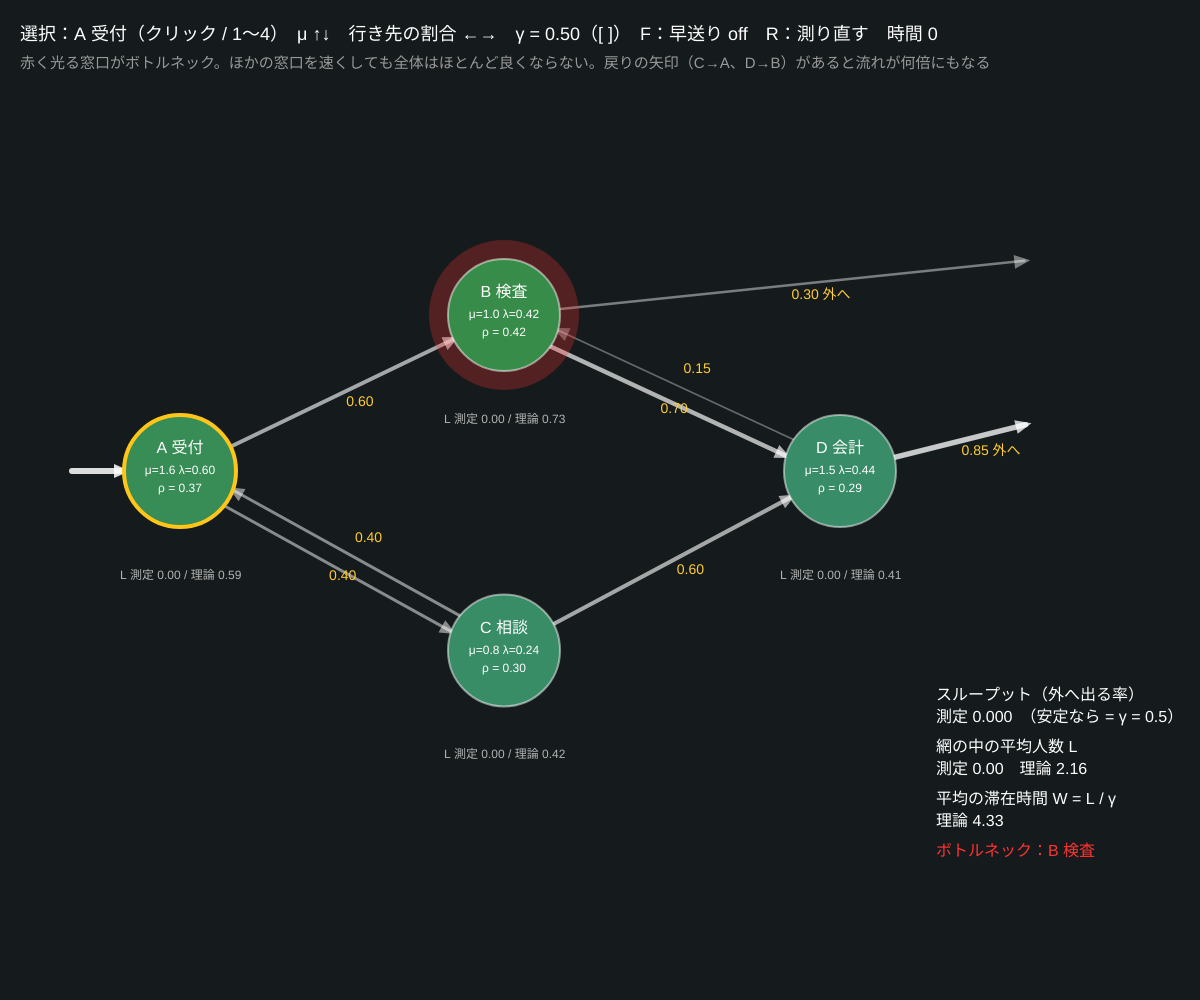
Frame 1 (no input)
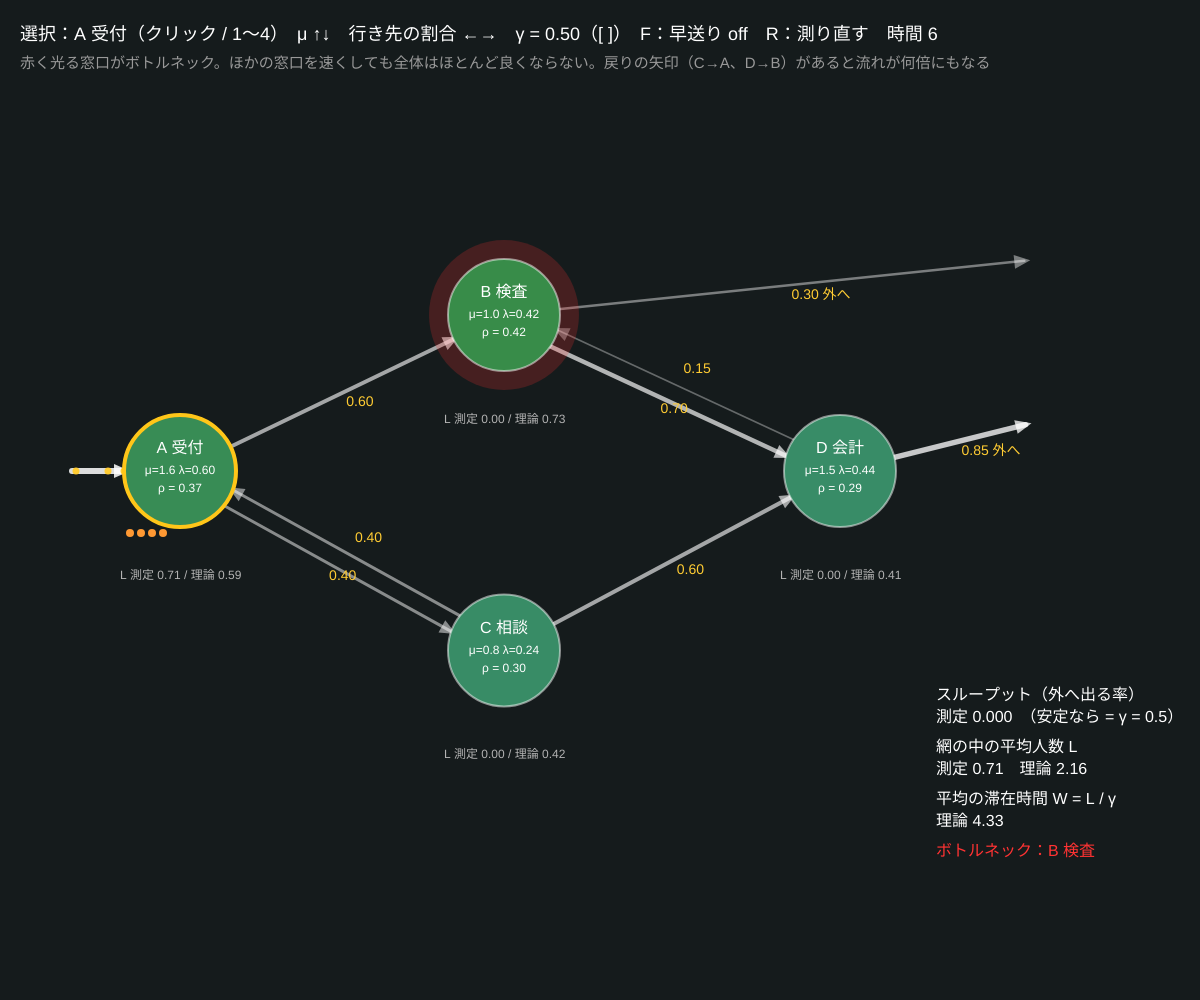
Frame 60 (no input)
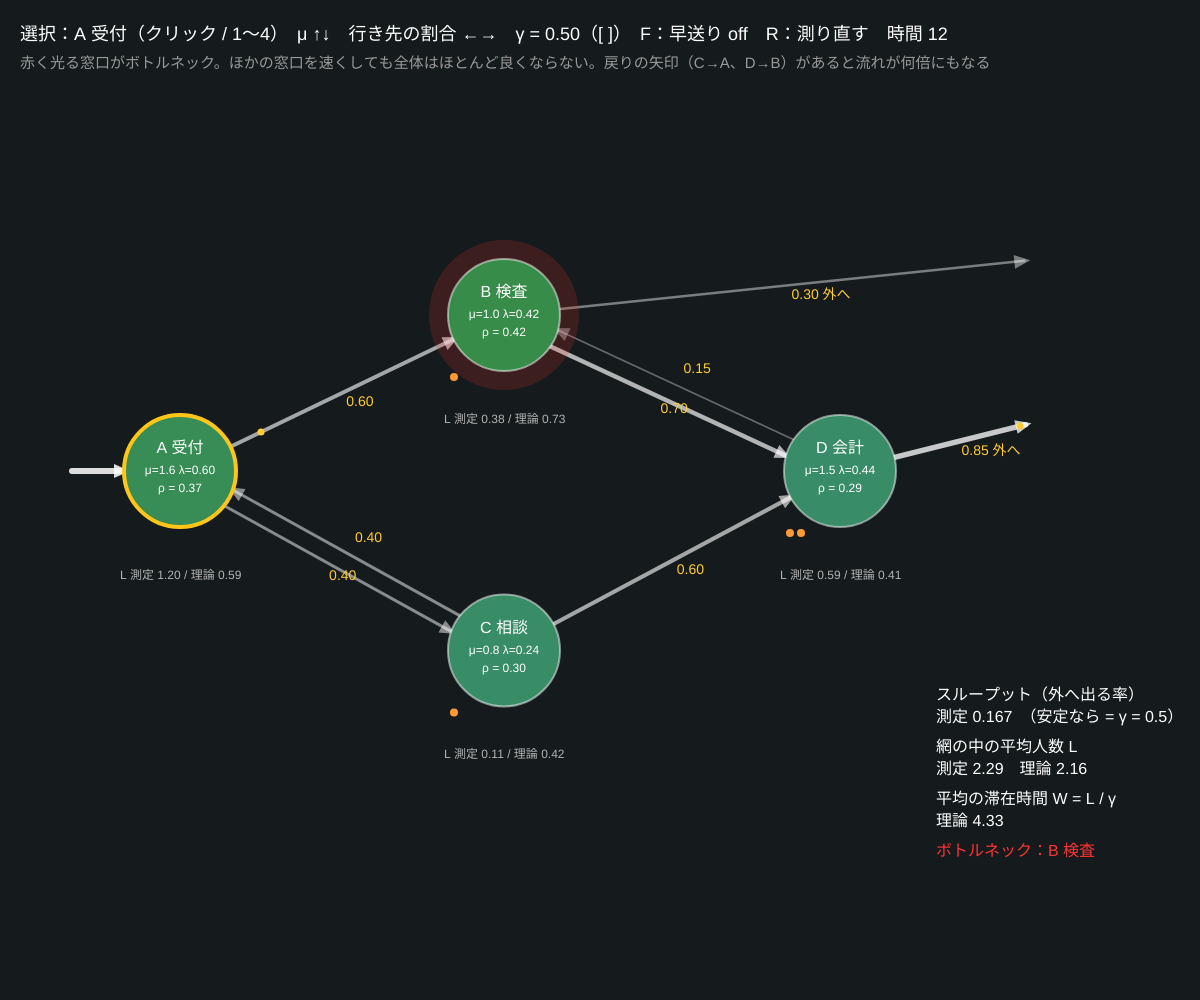
Frame 120 (the mouse pressed at the canvas centre since frame 60)

The p5.js sketch that drew these frames (run headless with seeded random() and noise() and a simulated clock; from frame 60 on, the mouse is pressed at the canvas centre):

// p5.js sketch
// ── sketch.js
// ============================================
// 10 ネットワーク待ち行列（ジャクソン網）
// 窓口 A〜D がつながった網。外から A に客が来て、終わると確率で次の窓口へ進むか、外へ出る（戻ってくることもある）
//   各窓口に流れこむ量 λ_i は「流れの式」λ = 外からの到着 + Σ λ_j × (j から i へ行く確率) で決まる
//   ジャクソンの定理：各窓口はそれぞれ M/M/1（L_i = ρ_i/(1−ρ_i)）として計算できる。ρ が最大の窓口 = ボトルネック
// クリック / 1〜4 = 窓口を選ぶ / ↑↓ = その窓口の μ / ←→ = その窓口の行き先の割合 / [ ] = 外からの到着 γ / F = 早送り / R = 測り直す
// ============================================

let gamma = 0.5;            // ★ 外から A への到着率
let nodes = [];
let sel = 0, fast = false;
let simT, nextExt, flying, exits, areaTot, dropped;

function setup() {
  createCanvas(windowWidth, windowHeight);
  colorMode(HSB, 360, 100, 100, 100);
  // ★ 窓口：名前・位置（画面に対する割合）・サービス率・行き先 2 つ（-1 = 外へ）・1 つ目へ行く確率
  nodes = [
    { name: 'A 受付', px: 0.15, py: 0.45, mu: 1.6, outs: [1, 2], s: 0.6 },
    { name: 'B 検査', px: 0.42, py: 0.25, mu: 1.0, outs: [3, -1], s: 0.7 },
    { name: 'C 相談', px: 0.42, py: 0.68, mu: 0.8, outs: [3, 0], s: 0.6 },
    { name: 'D 会計', px: 0.7, py: 0.45, mu: 1.5, outs: [-1, 1], s: 0.85 },
  ];
  resetSim();
}
function resetSim() {
  simT = 0; nextExt = expRand(gamma); flying = []; exits = 0; areaTot = 0; dropped = 0;
  for (let n of nodes) { n.q = 0; n.next = Infinity; n.area = 0; n.done = 0; }
}
function pos(n) { return { x: n.px * width, y: 120 + n.py * (height - 220) }; }

// ★ 流れの式を繰り返し代入で解く
function solveFlows() {
  let lam = [gamma, 0, 0, 0];
  for (let it = 0; it < 500; it++) {
    let nw = [gamma, 0, 0, 0];
    for (let j = 0; j < 4; j++) {
      let o = nodes[j].outs, s = nodes[j].s;
      if (o[0] >= 0) nw[o[0]] += lam[j] * s;
      if (o[1] >= 0) nw[o[1]] += lam[j] * (1 - s);
    }
    lam = nw;
  }
  return lam;
}

function arriveAt(i) {
  let n = nodes[i];
  if (n.q >= 400) { dropped++; return; }
  n.q++;
  if (n.q === 1) n.next = simT + expRand(n.mu);
}
function advance(tEnd) {
  while (true) {
    let tn = nextExt, who = -1;
    for (let i = 0; i < 4; i++) if (nodes[i].next < tn) { tn = nodes[i].next; who = i; }
    if (tn > tEnd) break;
    let tot = 0; for (let n of nodes) { n.area += n.q * (tn - simT); tot += n.q; }
    areaTot += tot * (tn - simT); simT = tn;
    if (who < 0) { arriveAt(0); nextExt = simT + expRand(gamma); if (flying.length < 80) flying.push({ a: -1, b: 0, f: 0 }); continue; }
    let n = nodes[who];
    n.q--; n.done++;
    n.next = n.q > 0 ? simT + expRand(n.mu) : Infinity;
    let to = Math.random() < n.s ? n.outs[0] : n.outs[1];
    if (to < 0) exits++; else arriveAt(to);
    if (flying.length < 80) flying.push({ a: who, b: to, f: 0 });
  }
  let dt = tEnd - simT, tot = 0;
  for (let n of nodes) { n.area += n.q * dt; tot += n.q; }
  areaTot += tot * dt; simT = tEnd;
}

function draw() {
  background(185, 25, 11);
  advance(simT + (fast ? 120 : 6) / 60);
  let lam = solveFlows();
  let rhos = lam.map((l, i) => l / nodes[i].mu);
  let bott = rhos.indexOf(max(...rhos));

  // ---- 矢印（行き先と確率）
  for (let i = 0; i < 4; i++) {
    let n = nodes[i], a = pos(n);
    for (let k = 0; k < 2; k++) {
      let p = k === 0 ? n.s : 1 - n.s, to = n.outs[k];
      let b = to < 0 ? { x: width * 0.9, y: a.y - 60 } : pos(nodes[to]);
      let bend = to >= 0 && nodes[to].outs.includes(i) ? 30 : 0;
      drawArrow(a, b, p, bend, to < 0 ? '外へ' : '');
    }
  }
  let e = pos(nodes[0]); drawArrow({ x: 20, y: e.y }, e, 1, 0, '');
  // ---- 移動中の客（見た目だけ）
  noStroke();
  for (let f of flying) {
    f.f += 0.05;
    let a = f.a < 0 ? { x: 20, y: e.y } : pos(nodes[f.a]);
    let b = f.b < 0 ? { x: width * 0.9, y: a.y - 60 } : pos(nodes[f.b]);
    fill(45, 80, 100); circle(lerp(a.x, b.x, f.f), lerp(a.y, b.y, f.f), 7);
  }
  flying = flying.filter((f) => f.f < 1);
  // ---- 窓口
  for (let i = 0; i < 4; i++) {
    let n = nodes[i], p = pos(n), r = rhos[i];
    if (i === bott) { fill(0, 80, 100, 25 + 15 * sin(frameCount * 0.1)); circle(p.x, p.y, 150); }
    stroke(i === sel ? color(45, 90, 100) : color(0, 0, 100, 50)); strokeWeight(i === sel ? 4 : 2);
    fill(r >= 1 ? color(0, 70, 60) : color(200 - r * 160, 60, 55)); circle(p.x, p.y, 112);
    noStroke(); fill(0, 0, 100); textAlign(CENTER, CENTER); textSize(16); text(n.name, p.x, p.y - 22);
    textSize(12);
    text('μ=' + nf(n.mu, 1, 1) + ' λ=' + nf(lam[i], 1, 2), p.x, p.y);
    text('ρ = ' + nf(r, 1, 2), p.x, p.y + 18);
    textAlign(LEFT, BASELINE);
    for (let k = 0; k < min(n.q, 30); k++) { fill(30, 80, 100); circle(p.x - 50 + (k % 10) * 11, p.y + 62 + floor(k / 10) * 11, 8); }
    let Lm = n.area / max(simT, 1e-9), Lt = r < 1 ? r / (1 - r) : Infinity;
    fill(0, 0, 70); textSize(12); text('L 測定 ' + nf(Lm, 1, 2) + ' / 理論 ' + (Lt === Infinity ? '∞' : nf(Lt, 1, 2)), p.x - 60, p.y + 108);
  }

  // ---- 全体
  let Ltot = 0, stable = true;
  for (let r of rhos) { if (r >= 1) stable = false; else Ltot += r / (1 - r); }
  let tx = width * 0.78, ty = height * 0.7;
  fill(0, 0, 100); textSize(16);
  text('スループット（外へ出る率）', tx, ty); text('測定 ' + nf(exits / max(simT, 1e-9), 1, 3) + '　（安定なら = γ = ' + gamma + '）', tx, ty + 22);
  text('網の中の平均人数 L', tx, ty + 52); text('測定 ' + nf(areaTot / max(simT, 1e-9), 1, 2) + '　理論 ' + (stable ? nf(Ltot, 1, 2) : '∞'), tx, ty + 74);
  text('平均の滞在時間 W = L / γ', tx, ty + 104); text('理論 ' + (stable ? nf(Ltot / gamma, 1, 2) : '∞'), tx, ty + 126);
  fill(0, 80, 100); text('ボトルネック：' + nodes[bott].name + (stable ? '' : '　→ ρ ≥ 1 で行列が伸び続ける！'), tx, ty + 156);
  if (dropped) { fill(0, 0, 60); textSize(12); text('あふれて消えた客 ' + dropped, tx, ty + 178); }

  fill(0, 0, 100); textSize(18);
  text('選択：' + nodes[sel].name + '（クリック / 1〜4）　μ ↑↓　行き先の割合 ←→　γ = ' + nf(gamma, 1, 2) + '（[ ]）　F：早送り ' + (fast ? 'ON' : 'off') + '　R：測り直す　時間 ' + nf(simT, 1, 0), 20, 40);
  fill(0, 0, 60); textSize(15);
  text('赤く光る窓口がボトルネック。ほかの窓口を速くしても全体はほとんど良くならない。戻りの矢印（C→A、D→B）があると流れが何倍にもなる', 20, 68);
}

function drawArrow(a, b, p, bend, lab) {
  let dx = b.x - a.x, dy = b.y - a.y, d = max(Math.hypot(dx, dy), 1), ux = dx / d, uy = dy / d;
  let sx = a.x + ux * 52 - uy * bend * 0.3, sy = a.y + uy * 52 + ux * bend * 0.3;
  let ex = b.x - ux * 56 - uy * bend * 0.3, ey = b.y - uy * 56 + ux * bend * 0.3;
  stroke(0, 0, 100, 25 + p * 60); strokeWeight(1 + p * 5); line(sx, sy, ex, ey);
  noStroke(); fill(0, 0, 100, 25 + p * 60);
  triangle(ex + ux * 6, ey + uy * 6, ex - ux * 10 - uy * 7, ey - uy * 10 + ux * 7, ex - ux * 10 + uy * 7, ey - uy * 10 - ux * 7);
  if (p < 1) { fill(45, 80, 100); textSize(14); text(nf(p, 1, 2) + (lab ? ' ' + lab : ''), (sx + ex) / 2 - uy * 14, (sy + ey) / 2 + ux * 14); }
}

function mousePressed() {
  for (let i = 0; i < 4; i++) { let p = pos(nodes[i]); if (Math.hypot(mouseX - p.x, mouseY - p.y) < 50) sel = i; }
}
function keyPressed() {
  let n = nodes[sel];
  if (key >= '1' && key <= '4') sel = int(key) - 1;
  if (key === UP_ARROW) n.mu = min(5, n.mu + 0.1);
  if (key === DOWN_ARROW) n.mu = max(0.2, n.mu - 0.1);
  if (key === RIGHT_ARROW) n.s = min(0.95, n.s + 0.05);
  if (key === LEFT_ARROW) n.s = max(0.05, n.s - 0.05);
  if (key === ']') gamma = min(3, gamma + 0.05);
  if (key === '[') gamma = max(0.05, gamma - 0.05);
  if (key === 'f' || key === 'F') fast = !fast;
  n.mu = round(n.mu * 10) / 10; n.s = round(n.s * 100) / 100; gamma = round(gamma * 100) / 100;
  if (key === 'r' || key === 'R' || key === ']' || key === '[' || key === UP_ARROW || key === DOWN_ARROW || key === LEFT_ARROW || key === RIGHT_ARROW) resetSim();
}

// ---------- やってみよう ----------
// 1. ボトルネックの μ だけを上げる（↑）。全体の W はどれだけ減る？ ボトルネックでない窓口を上げた場合と比べる
// 2. C の戻り（C → A）の割合を増やす（C を選んで ←）。A の λ が γ より大きくなるのはなぜ？
// 3. γ（]）を上げていき、最初に ρ = 1 を超える窓口を予想してから確かめる
// 4. 窓口を 5 つに増やして、自分の大学の「履修登録の流れ」や「病院の流れ」をつくってみる

// ==================================================
// ここから下は「道具」
// ==================================================
function expRand(rate) { return -Math.log(1 - Math.random()) / rate; }
